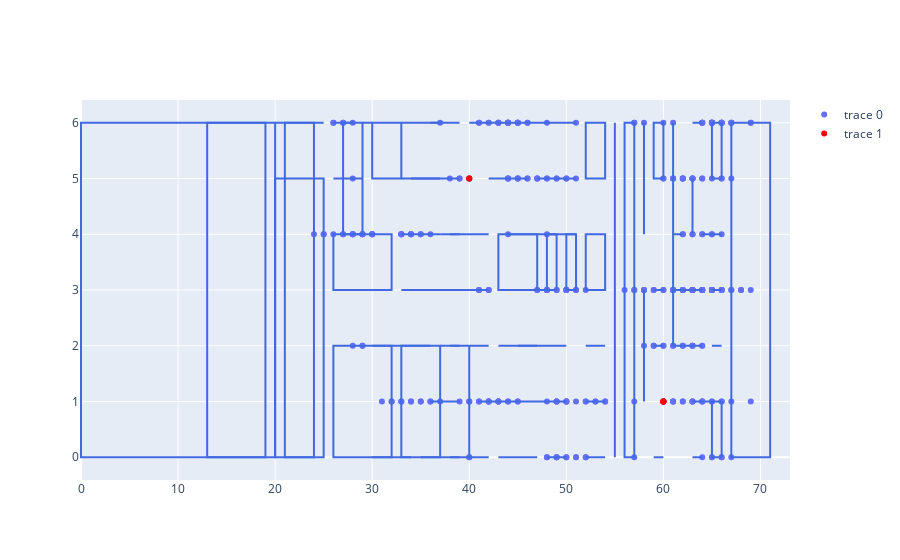

The notebook cell this image was saved under:
### Code cell
import plotly.graph_objects as go
from plotly.subplots import make_subplots

draw_device = "HomeOffice"
c_point = [[],[]]
missed_point = [[], []]
for c in conflict_device[draw_device]:
    coor = ctx_info.get_coor_by_ctx(c["ctx"])
    c_point[0].append(coor[0])
    c_point[1].append(coor[1])
for c in missed_gt_conflicts[draw_device]:
    coor = ctx_info.get_coor_by_ctx(c["ctx"])
    missed_point[0].append(coor[0])
    missed_point[1].append(coor[1])
fig = go.Figure(data=go.Scatter(x=c_point[0], y=c_point[1], mode="markers"))
fig.add_trace(go.Scatter(x=missed_point[0], y=missed_point[1], mode="markers", marker=dict(color="red")))

for c in final_conflicts[draw_device]:
    fig.add_shape(type="rect",
        x0=c["box"][0], y0=c["box"][1], x1=c["box"][2], y1=c["box"][3],
        line=dict(color="RoyalBlue"),
    )
fig.show()

### Figure 1 — Plotly figure (JSON) as saved in the notebook; plotly's stock layout.template omitted (floating-point values rounded to 4 significant figures; data arrays with more than 128 entries replaced by an {"elided": "..."} marker saying what was removed)
{"data": [{"mode": "markers", "type": "scatter", "x": {"elided": "319 int values"}, "y": {"elided": "319 int values"}}, {"marker": {"color": "red"}, "mode": "markers", "type": "scatter", "x": [40, 40, 60, 60, 60, 60], "y": [5, 5, 1, 1, 1, 1]}], "layout": {"shapes": [{"line": {"color": "RoyalBlue"}, "type": "rect", "x0": 45, "x1": 50, "y0": 2, "y1": 2}, {"line": {"color": "RoyalBlue"}, "type": "rect", "x0": 52, "x1": 54, "y0": 3, "y1": 4}, {"line": {"color": "RoyalBlue"}, "type": "rect", "x0": 33, "x1": 39, "y0": 3, "y1": 3}, {"line": {"color": "RoyalBlue"}, "type": "rect", "x0": 48, "x1": 50, "y0": 0, "y1": 0}, {"line": {"color": "RoyalBlue"}, "type": "rect", "x0": 43, "x1": 47, "y0": 3, "y1": 4}, {"line": {"color": "RoyalBlue"}, "type": "rect", "x0": 40, "x1": 40, "y0": 0, "y1": 2}, {"line": {"color": "RoyalBlue"}, "type": "rect", "x0": 46, "x1": 49, "y0": 3, "y1": 3}, {"line": {"color": "RoyalBlue"}, "type": "rect", "x0": 13, "x1": 20, "y0": 0, "y1": 6}, {"line": {"color": "RoyalBlue"}, "type": "rect", "x0": 56, "x1": 57, "y0": 0, "y1": 6}, {"line": {"color": "RoyalBlue"}, "type": "rect", "x0": 65, "x1": 66, "y0": 0, "y1": 0}, {"line": {"color": "RoyalBlue"}, "type": "rect", "x0": 0, "x1": 19, "y0": 0, "y1": 6}, {"line": {"color": "RoyalBlue"}, "type": "rect", "x0": 26, "x1": 28, "y0": 6, "y1": 6}, {"line": {"color": "RoyalBlue"}, "type": "rect", "x0": 59, "x1": 60, "y0": 3, "y1": 3}, {"line": {"color": "RoyalBlue"}, "type": "rect", "x0": 38, "x1": 42, "y0": 4, "y1": 4}, {"line": {"color": "RoyalBlue"}, "type": "rect", "x0": 44, "x1": 49, "y0": 4, "y1": 4}, {"line": {"color": "RoyalBlue"}, "type": "rect", "x0": 48, "x1": 51, "y0": 4, "y1": 4}, {"line": {"color": "RoyalBlue"}, "type": "rect", "x0": 50, "x1": 51, "y0": 3, "y1": 4}, {"line": {"color": "RoyalBlue"}, "type": "rect", "x0": 48, "x1": 49, "y0": 3, "y1": 4}, {"line": {"color": "RoyalBlue"}, "type": "rect", "x0": 62, "x1": 64, "y0": 2, "y1": 2}, {"line": {"color": "RoyalBlue"}, "type": "rect", "x0": 51, "x1": 51, "y0": 0, "y1": 0}, {"line": {"color": "RoyalBlue"}, "type": "rect", "x0": 64, "x1": 66, "y0": 4, "y1": 4}, {"line": {"color": "RoyalBlue"}, "type": "rect", "x0": 51, "x1": 51, "y0": 1, "y1": 1}, {"line": {"color": "RoyalBlue"}, "type": "rect", "x0": 52, "x1": 54, "y0": 2, "y1": 2}, {"line": {"color": "RoyalBlue"}, "type": "rect", "x0": 40, "x1": 51, "y0": 6, "y1": 6}, {"line": {"color": "RoyalBlue"}, "type": "rect", "x0": 43, "x1": 47, "y0": 0, "y1": 0}, {"line": {"color": "RoyalBlue"}, "type": "rect", "x0": 61, "x1": 62, "y0": 2, "y1": 2}, {"line": {"color": "RoyalBlue"}, "type": "rect", "x0": 38, "x1": 42, "y0": 3, "y1": 3}, {"line": {"color": "RoyalBlue"}, "type": "rect", "x0": 55, "x1": 55, "y0": 0, "y1": 6}, {"line": {"color": "RoyalBlue"}, "type": "rect", "x0": 52, "x1": 54, "y0": 1, "y1": 1}, {"line": {"color": "RoyalBlue"}, "type": "rect", "x0": 38, "x1": 42, "y0": 2, "y1": 2}, {"line": {"color": "RoyalBlue"}, "type": "rect", "x0": 37, "x1": 39, "y0": 2, "y1": 2}, {"line": {"color": "RoyalBlue"}, "type": "rect", "x0": 51, "x1": 51, "y0": 2, "y1": 2}, {"line": {"color": "RoyalBlue"}, "type": "rect", "x0": 43, "x1": 47, "y0": 2, "y1": 2}, {"line": {"color": "RoyalBlue"}, "type": "rect", "x0": 59, "x1": 60, "y0": 0, "y1": 0}, {"line": {"color": "RoyalBlue"}, "type": "rect", "x0": 59, "x1": 60, "y0": 5, "y1": 6}, {"line": {"color": "RoyalBlue"}, "type": "rect", "x0": 58, "x1": 58, "y0": 1, "y1": 3}, {"line": {"color": "RoyalBlue"}, "type": "rect", "x0": 63, "x1": 63, "y0": 4, "y1": 5}, {"line": {"color": "RoyalBlue"}, "type": "rect", "x0": 52, "x1": 54, "y0": 0, "y1": 0}, {"line": {"color": "RoyalBlue"}, "type": "rect", "x0": 30, "x1": 33, "y0": 5, "y1": 6}, {"line": {"color": "RoyalBlue"}, "type": "rect", "x0": 26, "x1": 32, "y0": 3, "y1": 4}, {"line": {"color": "RoyalBlue"}, "type": "rect", "x0": 27, "x1": 29, "y0": 4, "y1": 6}, {"line": {"color": "RoyalBlue"}, "type": "rect", "x0": 33, "x1": 37, "y0": 5, "y1": 5}, {"line": {"color": "RoyalBlue"}, "type": "rect", "x0": 47, "x1": 51, "y0": 5, "y1": 5}, {"line": {"color": "RoyalBlue"}, "type": "rect", "x0": 42, "x1": 46, "y0": 5, "y1": 5}, {"line": {"color": "RoyalBlue"}, "type": "rect", "x0": 65, "x1": 66, "y0": 5, "y1": 5}, {"line": {"color": "RoyalBlue"}, "type": "rect", "x0": 36, "x1": 39, "y0": 6, "y1": 6}, {"line": {"color": "RoyalBlue"}, "type": "rect", "x0": 37, "x1": 39, "y0": 4, "y1": 4}, {"line": {"color": "RoyalBlue"}, "type": "rect", "x0": 65, "x1": 65, "y0": 5, "y1": 6}, {"line": {"color": "RoyalBlue"}, "type": "rect", "x0": 66, "x1": 66, "y0": 5, "y1": 6}, {"line": {"color": "RoyalBlue"}, "type": "rect", "x0": 20, "x1": 25, "y0": 0, "y1": 5}, {"line": {"color": "RoyalBlue"}, "type": "rect", "x0": 26, "x1": 29, "y0": 5, "y1": 5}, {"line": {"color": "RoyalBlue"}, "type": "rect", "x0": 29, "x1": 30, "y0": 6, "y1": 6}, {"line": {"color": "RoyalBlue"}, "type": "rect", "x0": 33, "x1": 37, "y0": 4, "y1": 4}, {"line": {"color": "RoyalBlue"}, "type": "rect", "x0": 30, "x1": 34, "y0": 0, "y1": 0}, {"line": {"color": "RoyalBlue"}, "type": "rect", "x0": 61, "x1": 62, "y0": 4, "y1": 4}, {"line": {"color": "RoyalBlue"}, "type": "rect", "x0": 38, "x1": 41, "y0": 0, "y1": 0}, {"line": {"color": "RoyalBlue"}, "type": "rect", "x0": 61, "x1": 61, "y0": 0, "y1": 0}, {"line": {"color": "RoyalBlue"}, "type": "rect", "x0": 61, "x1": 61, "y0": 1, "y1": 1}, {"line": {"color": "RoyalBlue"}, "type": "rect", "x0": 65, "x1": 65, "y0": 0, "y1": 1}, {"line": {"color": "RoyalBlue"}, "type": "rect", "x0": 62, "x1": 62, "y0": 0, "y1": 0}, {"line": {"color": "RoyalBlue"}, "type": "rect", "x0": 62, "x1": 62, "y0": 1, "y1": 1}, {"line": {"color": "RoyalBlue"}, "type": "rect", "x0": 66, "x1": 66, "y0": 0, "y1": 1}, {"line": {"color": "RoyalBlue"}, "type": "rect", "x0": 65, "x1": 66, "y0": 1, "y1": 1}, {"line": {"color": "RoyalBlue"}, "type": "rect", "x0": 61, "x1": 62, "y0": 3, "y1": 3}, {"line": {"color": "RoyalBlue"}, "type": "rect", "x0": 20, "x1": 25, "y0": 6, "y1": 6}, {"line": {"color": "RoyalBlue"}, "type": "rect", "x0": 21, "x1": 24, "y0": 0, "y1": 6}, {"line": {"color": "RoyalBlue"}, "type": "rect", "x0": 33, "x1": 37, "y0": 6, "y1": 6}, {"line": {"color": "RoyalBlue"}, "type": "rect", "x0": 34, "x1": 39, "y0": 5, "y1": 5}, {"line": {"color": "RoyalBlue"}, "type": "rect", "x0": 58, "x1": 58, "y0": 4, "y1": 6}, {"line": {"color": "RoyalBlue"}, "type": "rect", "x0": 52, "x1": 54, "y0": 5, "y1": 6}, {"line": {"color": "RoyalBlue"}, "type": "rect", "x0": 61, "x1": 61, "y0": 2, "y1": 6}, {"line": {"color": "RoyalBlue"}, "type": "rect", "x0": 62, "x1": 62, "y0": 5, "y1": 5}, {"line": {"color": "RoyalBlue"}, "type": "rect", "x0": 64, "x1": 64, "y0": 5, "y1": 5}, {"line": {"color": "RoyalBlue"}, "type": "rect", "x0": 65, "x1": 66, "y0": 6, "y1": 6}, {"line": {"color": "RoyalBlue"}, "type": "rect", "x0": 62, "x1": 62, "y0": 6, "y1": 6}, {"line": {"color": "RoyalBlue"}, "type": "rect", "x0": 63, "x1": 64, "y0": 6, "y1": 6}, {"line": {"color": "RoyalBlue"}, "type": "rect", "x0": 26, "x1": 32, "y0": 0, "y1": 2}, {"line": {"color": "RoyalBlue"}, "type": "rect", "x0": 30, "x1": 36, "y0": 2, "y1": 2}, {"line": {"color": "RoyalBlue"}, "type": "rect", "x0": 33, "x1": 37, "y0": 0, "y1": 2}, {"line": {"color": "RoyalBlue"}, "type": "rect", "x0": 35, "x1": 39, "y0": 0, "y1": 0}, {"line": {"color": "RoyalBlue"}, "type": "rect", "x0": 36, "x1": 39, "y0": 1, "y1": 1}, {"line": {"color": "RoyalBlue"}, "type": "rect", "x0": 41, "x1": 50, "y0": 1, "y1": 1}, {"line": {"color": "RoyalBlue"}, "type": "rect", "x0": 41, "x1": 42, "y0": 0, "y1": 0}, {"line": {"color": "RoyalBlue"}, "type": "rect", "x0": 63, "x1": 64, "y0": 0, "y1": 0}, {"line": {"color": "RoyalBlue"}, "type": "rect", "x0": 63, "x1": 65, "y0": 1, "y1": 1}, {"line": {"color": "RoyalBlue"}, "type": "rect", "x0": 65, "x1": 66, "y0": 2, "y1": 2}, {"line": {"color": "RoyalBlue"}, "type": "rect", "x0": 59, "x1": 60, "y0": 2, "y1": 2}, {"line": {"color": "RoyalBlue"}, "type": "rect", "x0": 65, "x1": 66, "y0": 3, "y1": 3}, {"line": {"color": "RoyalBlue"}, "type": "rect", "x0": 62, "x1": 64, "y0": 3, "y1": 3}, {"line": {"color": "RoyalBlue"}, "type": "rect", "x0": 67, "x1": 71, "y0": 0, "y1": 6}]}}
